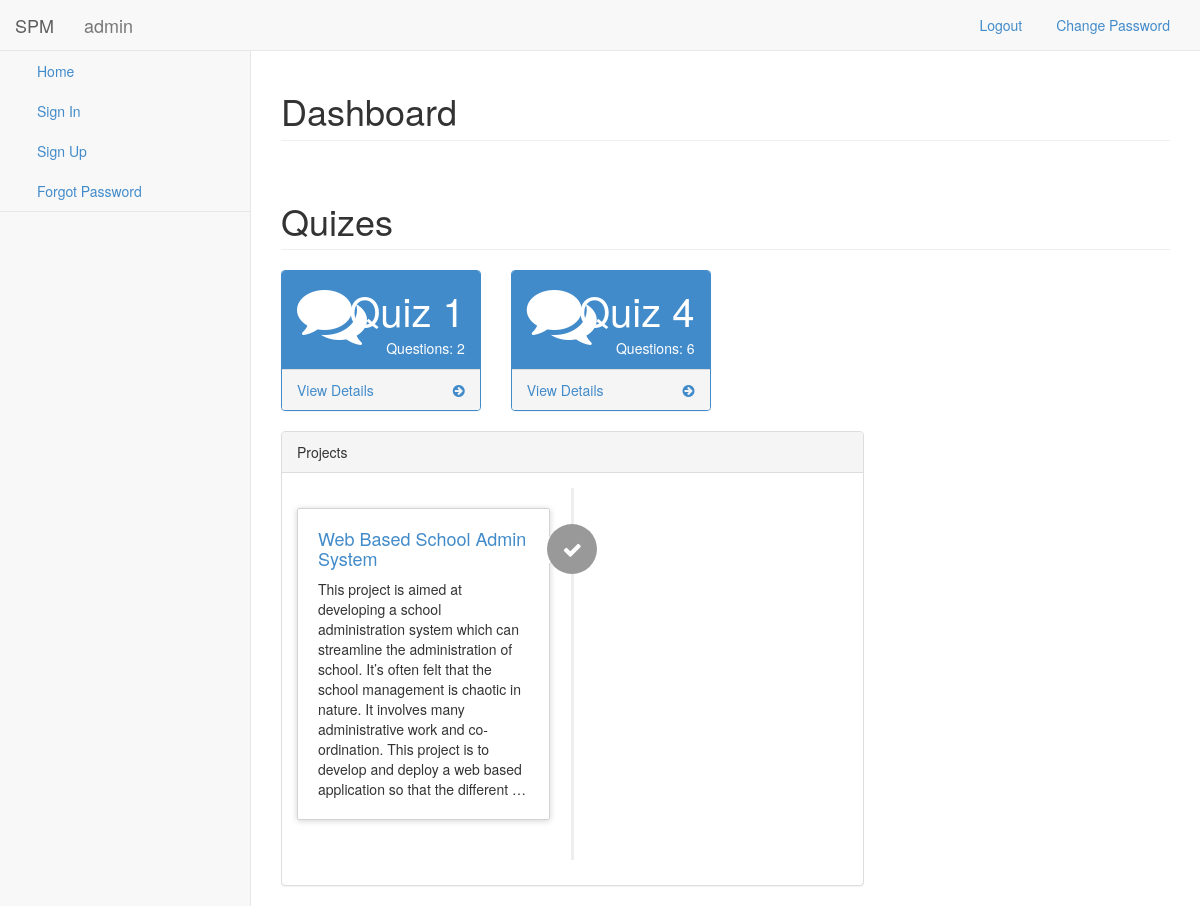
The app's page / (signed in) with its own data.
### QuizApp/models.py (models this page shows, shortened)
class Quiz(models.Model):
    creator = models.ForeignKey(settings.AUTH_USER_MODEL, on_delete=models.CASCADE, related_name="creator")
    title = models.CharField(max_length=250)
    description = models.TextField(null=True, blank=True)
    questions = models.ManyToManyField(Question)
    assigned_to = models.ManyToManyField(settings.AUTH_USER_MODEL, blank=True, related_name="students")
    passing_marks = models.IntegerField(default=1,
                                        validators=[
                                        MaxValueValidator(100),
                                        MinValueValidator(0)
                                        ],
                                        help_text="Enter passing percentage")
    user_friendly_url = models.SlugField(null=False, unique=True)
    @property
    def total_questions(self):
        return self.questions.count()

### projects/models.py (models this page shows, shortened)
class Project(models.Model):
    title = models.CharField(max_length=255)
    description = RichTextUploadingField()
    allocated_to = models.ManyToManyField(settings.AUTH_USER_MODEL, blank=True)
    user_friendly_url = models.SlugField(null=False, blank=False, unique=True)

### QuizApp/views.py (the view)
# urls.py: 2. Add a URL to urlpatterns:  path('', views.home, name='home')
def home(request):
    user = request.user
    if user == AnonymousUser():
        return redirect('account_login')
    all_projects = Project.objects.all()
    projects=[]
    for project in all_projects:
        if user in project.allocated_to.all():
            projects.append(project)
    all_quizes = Quiz.objects.all()
    quizes=[]
    for quiz in all_quizes:
        if user in quiz.assigned_to.all():
            quizes.append(quiz)
    context = {
        'user':user,
        'projects': projects,
        'quizes': quizes
    }
    return render(request, 'index.html', context=context)

### QuizApp/templates/index.html
{% extends 'base.html' %}
{% block extra %} {% include 'extra.html' %} {% endblock %}
{% block main_content %}
<div id="page-wrapper">
    <div class="row">
        <div class="col-lg-12">
            <h1 class="page-header">Dashboard</h1>
        </div>
    </div>
    {% include 'quizes.html' %}
    {% include 'panels.html' %}
</div>
{% endblock %}

### QuizApp/templates/extra.html
<nav class="navbar navbar-default navbar-static-top" role="navigation" style="margin-bottom: 0">
    <a class="navbar-brand" href="/">SPM</a>
    <div class="navbar-header">
        <a class="navbar-brand" href="{% url 'home' %}">{{ request.user.username }}</a>
    </div>
    <ul class="nav navbar-top-links navbar-right">
        {% if request.user.username %}
        <li>
            <a href="{% url 'account_logout' %}">
                Logout
            </a>
        </li>
        <li>
            <a href="{% url 'account_change_password' %}">
                Change Password
            </a>
        </li>
        {% endif %}
    </ul>
</nav>

### QuizApp/templates/quizes.html
<div class="row">
    <div class="col-lg-12">
        <h1 class="page-header">Quizes</h1>
    </div>
</div>
<div class="row">
    {% if quizes|length %}
        {% for quiz in quizes %}
        <div class="col-lg-3 col-md-6">
            <div class="panel panel-primary">
                <div class="panel-heading">
                    <div class="row">
                        <div class="col-xs-3">
                            <i class="fa fa-comments fa-5x"></i>
                        </div>
                        <div class="col-xs-9 text-right">
                            <div class="huge">{{ quiz.title }}</div>
                            <div>Questions: {{ quiz.total_questions }}</div>
                        </div>
                    </div>
                </div>
                <a href="{% url 'view_quiz' quiz.user_friendly_url %}">
                    <div class="panel-footer">
                        <span class="pull-left">View Details</span>
                        <span class="pull-right"><i class="fa fa-arrow-circle-right"></i></span>
                        <div class="clearfix"></div>
                    </div>
                </a>
            </div>
        </div>
        {% endfor %}
    {% else %}
        <p>No quiz assigned to you!</p>
    {% endif %}
</div>

### QuizApp/templates/projects.html
<div class="col-lg-8">
    <div class="panel panel-default">
        <div class="panel-heading">
            Projects
        </div>
        <div class="panel-body">
            {% if projects|length %}
                <ul class="timeline">
                    {% for project in projects %}
                    <li {% if forloop.counter|divisibleby:2 %} class="timeline-inverted" {% endif %}>
                        <div class="timeline-badge"><i class="fa fa-check"></i>
                        </div>
                        <div class="timeline-panel">
                            <div class="timeline-heading">
                                <h4 class="timeline-title"><a href="{% url 'view_project' project.user_friendly_url %}">{{ project.title }}</a></h4>
                            </div>
                            <div class="timeline-body">
                                <p>{{ project.description|safe|truncatewords:50 }}</p>
                            </div>
                        </div>
                    </li>
                    {% endfor %}
                </ul>
            {% else %}
                <p>No project assigned to you!</p>
            {% endif %}
        </div>
    </div>
</div>

### QuizApp/static/QuizApp/css/sb-admin-2.css (style rules this page uses)
body { background-color: #f8f8f8; }
#page-wrapper { padding: 0 15px; min-height: 568px; background-color: #fff; }
@media (min-width:768px) { #page-wrapper { position: inherit; margin: 0 0 0 250px; padding: 0 30px; border-left: 1px solid #e7e7e7; } }
.navbar-top-links li { display: inline-block; }
.navbar-top-links li:last-child { margin-right: 15px; }
.navbar-top-links li a { padding: 15px; min-height: 50px; }
.huge { font-size: 40px; }

### records on screen
Quiz: title "Quiz 1", total_questions "2"
Quiz: title "Quiz 4", total_questions "6"
Project: title "Web Based School Admin System", description "This project is aimed at developing a school administration system which can streamline the administration of school. It’s often felt that the school management is chaotic in nature. It involves many administrative work and co-ordination. This project is to develop and deploy a web based application so that the different …"

### other values on screen
{{ request.user.username }} "admin"
